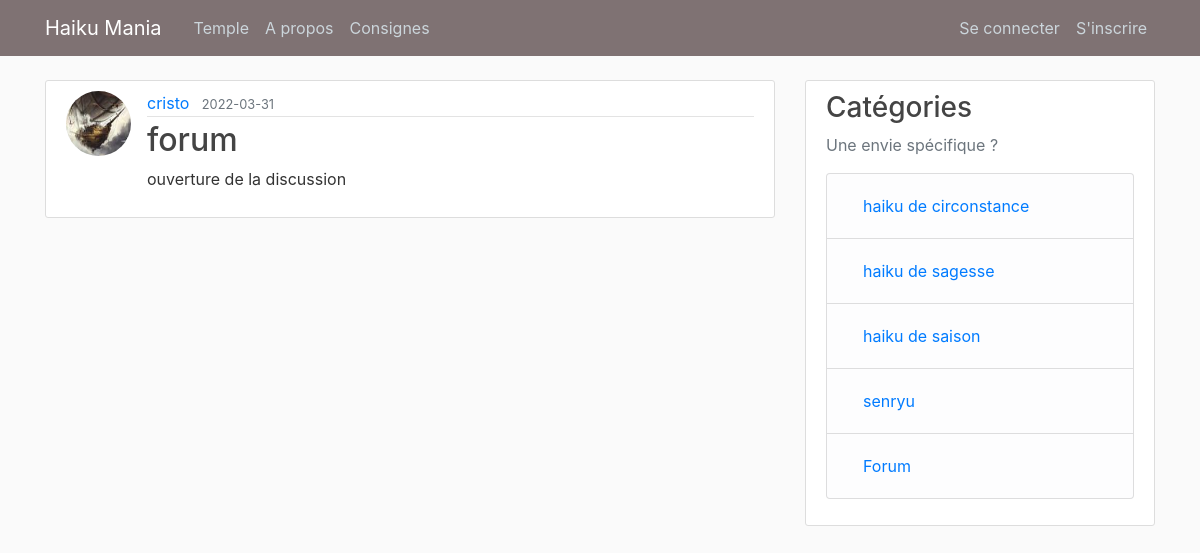
Page /post/9 on the committed database.
### flaskblog/models.py (models this page shows, shortened)
class User(db.Model, UserMixin):
    id = db.Column(db.Integer, primary_key=True)
    username = db.Column(db.String(20), unique=True, nullable=False)
    email = db.Column(db.String(120), unique=True, nullable=False)
    image_file = db.Column(db.String(20), nullable=False, default='default.jpg')
    password = db.Column(db.String(60), nullable=False)
    posts = db.relationship('Post', backref='author', lazy=True)

class Post(db.Model):
    id = db.Column(db.Integer, primary_key=True)
    title = db.Column(db.String(100), nullable=False)
    date_posted = db.Column(db.DateTime, nullable=False, default=datetime.utcnow)
    content = db.Column(db.Text, nullable=False)
    user_id = db.Column(db.Integer, db.ForeignKey('user.id'), nullable=False)

### flaskblog/posts/routes.py (the view)
@posts.route("/post/<int:post_id>")
def post(post_id):
    post = Post.query.get_or_404(post_id)
    return render_template('post.html', title=post.title, post=post)

### flaskblog/templates/post.html (shortened to what this page needs)
{% extends "layout.html" %}
{% block content %}
  <article class="media content-section">
    <img class="rounded-circle article-img" src="{{ url_for('static', filename='profile_pics/' + post.author.image_file) }}">
    <div class="media-body">
      <div class="article-metadata">
        <a class="mr-2" href="#">{{ post.author.username }}</a>
        <small class="text-muted">{{ post.date_posted.strftime('%Y-%m-%d') }}</small>
      </div>
      <h2 class="article-title">{{ post.title }}</h2>
      <p class="article-content">{{ post.content }}</p>
    </div>
  </article>
{% endblock content %}

### flaskblog/static/main.css (style rules this page uses)
body { background: #fafafa; color: #333333; margin-top: 5rem; }
h1, h2, h3, h4, h5, h6 { color: #444444; }
.content-section { background: #ffffff; padding: 10px 20px; border: 1px solid #dddddd; border-radius: 3px; margin-bottom: 20px; }
.article-title { color: #444444; }
.article-content { white-space: pre-line; }
.article-img { height: 65px; width: 65px; margin-right: 16px; }
.article-metadata { padding-bottom: 1px; margin-bottom: 4px; border-bottom: 1px solid #e3e3e3 }

### rows in the picture
User: image_file (picture), author.username "cristo"
Post: date_posted "2022-03-31", title "forum", content "ouverture de la discussion"
